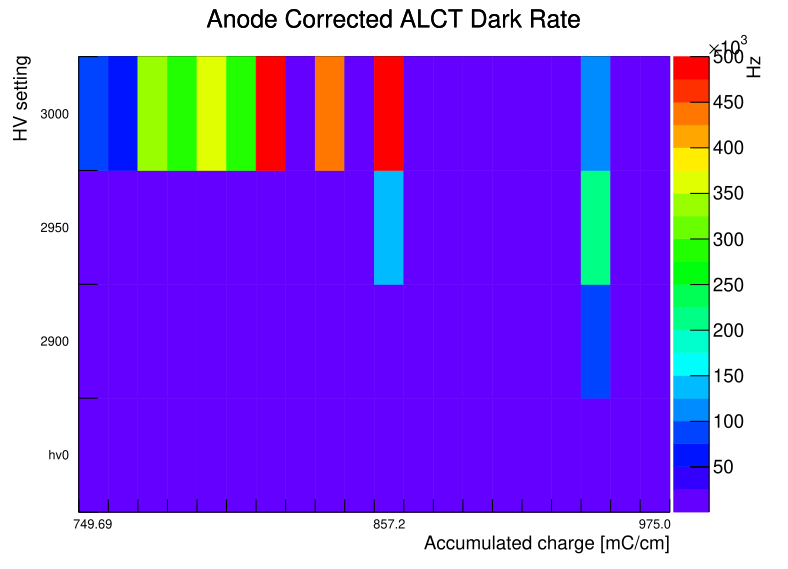

Recreate this plot in Python.
# python plot_2D_HV_darkrate_charge_test.py --tenpctzero --tmb0v me11_txt/TMB_0V_me11_2pct_new.txt --tmbhv0 me11_txt/TMB_HV0_me11_2pct_new.txt --data me11_txt/anode_me11_2pct_hv0.txt --chambtype 1 --name hv_alct_me11 --hv0file me11_corrroot/anode_me11_2pct_test.txt
import argparse, array
from ROOT import gROOT, TCanvas, TLegend, TGraphErrors, TDatime, TH2F, gStyle, kYellow, kCyan, kRed, kGreen, kOrange, kViolet, TMath, gPad, TFile, TPaletteAxis,TH2F
#from datetime import datetime
gStyle.SetOptStat(0)
gStyle.SetPalette(1)
from datetime import datetime


parser = argparse.ArgumentParser(description='plot TMB Dump results over time for a chosen CLCT. Input text files generated by dumping output of TMB_AG.py to text file. Before running this be sure to manually check input for errors in database or measurement outliers & remove/correct them accordingly. \n Please also ensure that each HV0 measurement has exactly one corresponding 0V measurement and vice versa.\n As of writing the goal is to look at measurements from Sept 2017 onwards.')
parser.add_argument('--clctnum', action='store', default=16, type=int, help=" Available numbers are 14-20 \n DEFAULT: 16")
parser.add_argument('--startdate', action='store', default="01 SEP 2015", type=str, help="Starting date: write as DD MTH YYYY where MTH is the 3 letter abbreviation for the month\n DEFAULT: 01 SEP 2017")
parser.add_argument('--timeplot', action='store_true', default=False, help="Plot with time as the x axis as opposed to charge\n DEFAULT: False")
parser.add_argument('--tenpctzero', action='store_true', help=" Plotting over the entire region of charge accumulation or just for 2 percent CF4\n DEFAULT: False")
parser.add_argument('--validatewithold', action='store_true',default = False, help=" For validating with Long Wang's Old Results\n DEFAULT: False")
parser.add_argument('--plotproblem', action='store_true', help=" Plot problem WG 5 in layer 5 me11 vs normal WG 4\n DEFAULT: False")
parser.add_argument('--plotcathodes', action='store_true', help="Show CFEB and CLCT plots or no\n DEFAULT: False")
parser.add_argument('--plotname', action='store', type=str, default='Sept17-Jun21', help="Name of output plots\n DEFAULT: Sept17-Jun21")
parser.add_argument('--test11compare', action='store_true', help="for comparing test 11 ALCT rates with TMB dump ALCT rates (By default this macro still uses test 11 to correct for noisy wg in layer 5 regardless of this value)\n DEFAULT: False")
parser.add_argument('--charges', action ='store', default='charges_me11_all.txt', type=str, help="list of charges - 'outfile' from getcharges.py\n DEFAULT: charges_me11_all.txt")
parser.add_argument('--DatHV0', action ='store', default='TMB_HV0_me11_all.txt', type=str, help="of HV0 TMB Dump measurements\n DEFAULT: TMB_HV0_me11_all.txt")
parser.add_argument('--Dat3000', action ='store', default='TMB_HV0_me11_all.txt', type=str, help="of HV0 TMB Dump measurements\n DEFAULT: TMB_HV0_me11_all.txt")
parser.add_argument('--Dat2950', action ='store', default='TMB_HV0_me11_all.txt', type=str, help="of HV0 TMB Dump measurements\n DEFAULT: TMB_HV0_me11_all.txt")
parser.add_argument('--Dat2900', action ='store', default='TMB_HV0_me11_all.txt', type=str, help="of HV0 TMB Dump measurements\n DEFAULT: TMB_HV0_me11_all.txt")
parser.add_argument('--Dat2800', action ='store', default='TMB_HV0_me11_all.txt', type=str, help="of HV0 TMB Dump measurements\n DEFAULT: TMB_HV0_me11_all.txt")
parser.add_argument('--Dat0V', action ='store', default='TMB_0V_me11_all.txt', type=str, help="list of 0V TMB Dump measurements\n DEFAULT: TMB_0V_me11_all.txt")
parser.add_argument('--DatT11', action ='store', default='anode_me11_all.txt', type=str, help="list of Test 11 measurements\n DEFAULT: anode_me11_all.txt")
parser.add_argument('--LowHV', action='store_true', default=False, help="HV scan for low HV(2800)")
args = parser.parse_args()

if args.tenpctzero:
    plus300 = True
else:
    plus300 = False

starttime = datetime.strptime(args.startdate, "%d %b %Y")
tmbdump_0v = []
tmbdump_hv0 = []
tmbdump_3000 = []
tmbdump_2950 = []
tmbdump_2900 = []
tmbdump_2800 = []
CLCT_NUM = args.clctnum - 5
numlines_0v = sum(1 for line in open(args.Dat0V))
numlines_hv0 = sum(1 for line in open(args.DatHV0))
numlines_3000 = sum(1 for line in open(args.Dat3000))
numlines_2950 = sum(1 for line in open(args.Dat2950))
numlines_2900 = sum(1 for line in open(args.Dat2900))
numlines_2800 = sum(1 for line in open(args.Dat2800))
rootfiles = []

with open(args.Dat0V, "r") as f0:
    for linenum, line in enumerate(f0):
        #skip preamble
        if linenum <= 5:
            continue
        #debug statement
        #if linenum == 15:
        #    break
        line_arr = []
        for index, item in enumerate(line.split()):
            #skip database number, comma and UTC time of measurement [included with date as single string], srcdwn, L1A, and comment
            #output vector will have [datime, HV, t[sec], 0ALCT, 13CLCT (aka the CFEB, which should sum all the values from the CLCTs), Input CLCT number, TMB]
            if index == 0 or index == 2 or index == 3 or index == 5 or index >= 17:
                continue
            #take only the chosen cfeb
            if index != CLCT_NUM and index > 8 and index <= 15:
                continue
            if index == 1:
                #keep date as a string
                datime = str(item + line.split()[2] + ' ' + line.split()[3])
                line_arr += [datime]
            elif index == 4:
                #Keep voltage setup as a string
                line_arr += [str(item)]
            else: 
                line_arr += [float(item)]
        tmbdump_0v += [line_arr]
    f0.close()

def GetTotalCorrectedRate(rootfilename):
    summedhits = 0
    corrections = 0
    rootfile = TFile(rootfilename, "read")
    for layernum in xrange(0,6):
        hname = str("ALCT/hNofAhitL["+str(layernum)+"][2]")
        hist = rootfile.Get(hname)
        if hist != 0:
            entries = hist.GetEntries()
            summedhits += entries
    hist2 = rootfile.Get("ALCT/hNofAhit[2]")
    for binnum in xrange(2, 8):
        NumOfLayers = binnum - 2
        NHits = hist2.GetBinContent(binnum)
        LayerCorrection = 0
        if NumOfLayers != 0:
            LayerCorrection = NHits * (NumOfLayers - 1) / NumOfLayers
        corrections += LayerCorrection
    CorrectedTotalRate = (summedhits - corrections) / 30
    rootfile.Close()
    return CorrectedTotalRate
with open(args.DatHV0, "r") as f1:
    for linenum, line in enumerate(f1):
        #skip preamble
        if linenum <= 5:
            continue
        #if linenum == 20 or linenum == 21 or linenum == 22:
        #    print line
        #if linenum == 15:
        #    break
        line_arr = []
        for index, item in enumerate(line.split()):
            #skip database number, comma and UTC time of measurement [included with date as single string], srcdwn, L1A, and comment
            #output vector will have [datime, HV, t[sec], 0ALCT, 13CLCT (aka the CFEB, which should sum all the values from the CLCTs), Chosen CLCT, TMB]
            if index == 0 or index == 2 or index == 3 or index == 5 or index >= 17:
                continue
            #take only the chosen cfeb
            if index != CLCT_NUM and index > 8 and index <= 15:
                continue
            if index == 1:
                #keep date as a string
                datime = str(item + line.split()[2] + ' ' + line.split()[3])
                line_arr += [datime]
            elif index == 4:
                #Keep voltage setup as a string
                line_arr += [str(item)]
            else: 
                #if (linenum == 20 or linenum == 21 or linenum == 22) and (index == 16 or index == 9 or index == 10):
                #    print titleline.split()[index-1]
                #    print item
                line_arr += [float(item)]
        tmbdump_hv0 += [line_arr]
    f1.close()
with open(args.Dat3000, "r") as f1:
    for linenum, line in enumerate(f1):
        #skip preamble
        if linenum <= 5:
            continue
        #if linenum == 20 or linenum == 21 or linenum == 22:
        #    print line
        #if linenum == 15:
        #    break
        line_arr = []
        for index, item in enumerate(line.split()):
            #skip database number, comma and UTC time of measurement [included with date as single string], srcdwn, L1A, and comment
            #output vector will have [datime, HV, t[sec], 0ALCT, 13CLCT (aka the CFEB, which should sum all the values from the CLCTs), Chosen CLCT, TMB]
            if index == 0 or index == 2 or index == 3 or index == 5 or index >= 17:
                continue
            #take only the chosen cfeb
            if index != CLCT_NUM and index > 8 and index <= 15:
                continue
            if index == 1:
                #keep date as a string
                datime = str(item + line.split()[2] + ' ' + line.split()[3])
                line_arr += [datime]
            elif index == 4:
                #Keep voltage setup as a string
                line_arr += [str(item)]
            else: 
                #if (linenum == 20 or linenum == 21 or linenum == 22) and (index == 16 or index == 9 or index == 10):
                #    print titleline.split()[index-1]
                #    print item
                line_arr += [float(item)]
        tmbdump_3000 += [line_arr]
    f1.close()
with open(args.Dat2950, "r") as f1:
    for linenum, line in enumerate(f1):
        #skip preamble
        if linenum <= 5:
            continue
        #if linenum == 20 or linenum == 21 or linenum == 22:
        #    print line
        #if linenum == 15:
        #    break
        line_arr = []
        for index, item in enumerate(line.split()):
            #skip database number, comma and UTC time of measurement [included with date as single string], srcdwn, L1A, and comment
            #output vector will have [datime, HV, t[sec], 0ALCT, 13CLCT (aka the CFEB, which should sum all the values from the CLCTs), Chosen CLCT, TMB]
            if index == 0 or index == 2 or index == 3 or index == 5 or index >= 17:
                continue
            #take only the chosen cfeb
            if index != CLCT_NUM and index > 8 and index <= 15:
                continue
            if index == 1:
                #keep date as a string
                datime = str(item + line.split()[2] + ' ' + line.split()[3])
                line_arr += [datime]
            elif index == 4:
                #Keep voltage setup as a string
                line_arr += [str(item)]
            else: 
                #if (linenum == 20 or linenum == 21 or linenum == 22) and (index == 16 or index == 9 or index == 10):
                #    print titleline.split()[index-1]
                #    print item
                line_arr += [float(item)]
        tmbdump_2950 += [line_arr]
    f1.close()
with open(args.Dat2900, "r") as f1:
    for linenum, line in enumerate(f1):
        #skip preamble
        if linenum <= 5:
            continue
        #if linenum == 20 or linenum == 21 or linenum == 22:
        #    print line
        #if linenum == 15:
        #    break
        line_arr = []
        for index, item in enumerate(line.split()):
            #skip database number, comma and UTC time of measurement [included with date as single string], srcdwn, L1A, and comment
            #output vector will have [datime, HV, t[sec], 0ALCT, 13CLCT (aka the CFEB, which should sum all the values from the CLCTs), Chosen CLCT, TMB]
            if index == 0 or index == 2 or index == 3 or index == 5 or index >= 17:
                continue
            #take only the chosen cfeb
            if index != CLCT_NUM and index > 8 and index <= 15:
                continue
            if index == 1:
                #keep date as a string
                datime = str(item + line.split()[2] + ' ' + line.split()[3])
                line_arr += [datime]
            elif index == 4:
                #Keep voltage setup as a string
                line_arr += [str(item)]
            else: 
                #if (linenum == 20 or linenum == 21 or linenum == 22) and (index == 16 or index == 9 or index == 10):
                #    print titleline.split()[index-1]
                #    print item
                line_arr += [float(item)]
        tmbdump_2900 += [line_arr]
    f1.close()
with open(args.Dat2800, "r") as f1:
    for linenum, line in enumerate(f1):
        #skip preamble
        if linenum <= 5:
            continue
        #if linenum == 20 or linenum == 21 or linenum == 22:
        #    print line
        #if linenum == 15:
        #    break
        line_arr = []
        for index, item in enumerate(line.split()):
            #skip database number, comma and UTC time of measurement [included with date as single string], srcdwn, L1A, and comment
            #output vector will have [datime, HV, t[sec], 0ALCT, 13CLCT (aka the CFEB, which should sum all the values from the CLCTs), Chosen CLCT, TMB]
            if index == 0 or index == 2 or index == 3 or index == 5 or index >= 17:
                continue
            #take only the chosen cfeb
            if index != CLCT_NUM and index > 8 and index <= 15:
                continue
            if index == 1:
                #keep date as a string
                datime = str(item + line.split()[2] + ' ' + line.split()[3])
                line_arr += [datime]
            elif index == 4:
                #Keep voltage setup as a string
                line_arr += [str(item)]
            else: 
                #if (linenum == 20 or linenum == 21 or linenum == 22) and (index == 16 or index == 9 or index == 10):
                #    print titleline.split()[index-1]
                #    print item
                line_arr += [float(item)]
        tmbdump_2800 += [line_arr]
    f1.close()

if args.test11compare:
    t11fullCorralctrates = []
rootfiles = []
date = []
with open(args.DatT11, "r") as f1:
    for lnum, line in enumerate(f1):
        if lnum == 0: continue
        rootfiles += [str(line.split()[0])]
        date += [str(line.split()[2])]
        if args.test11compare:
            t11fullCorralctrates += [GetTotalCorrectedRate(rootfiles[-1])]
    f1.close()
corralcthv0=[]
corralct3000=[]
corralct2950=[]
corralct2900=[]
corralct2800=[]

for i in xrange(len(tmbdump_hv0)):
    pydt = datetime.strptime(tmbdump_hv0[i][0], "%d-%b-%Y, %H:%M:%S") 
    pydt_ = datetime.strptime(tmbdump_0v[i][0], "%d-%b-%Y, %H:%M:%S") 
    if (abs(pydt_-pydt).seconds/3600 > 24):
        print "Too large time difference between 0v and HV0 measurements at", tmbdump_hv0[i][0]
        quit()
    if pydt_ < starttime:
        continue
    thv0 = float(tmbdump_hv0[i][2])
    t0v = float(tmbdump_0v[i][2])
    if thv0 == 0 or t0v == 0:
        print "Time error for measurement at: ", tmbdump_0v[i][0]
        quit()
    alct = tmbdump_hv0[i][3]/thv0 - tmbdump_0v[i][3]/t0v
    t11file = TFile(rootfiles[i], "read")
    if args.test11compare:
        t11alct = t11fullCorralctrates[i]
        t11alct0 = t11file.Get("ALCT/hNofAhit[2]").GetBinContent(3)/30.0
    else:
        t11hist = t11file.Get("ALCT/hAhitL[4][1]")
        #The bad WG is 5, but histogram bins start counting from 1 (the first bin would be at zero) and in addition the WG start counting at 1 - with bin 1 left empty, so 2 is added to the desired wg to get the index.
        l5bad = t11hist.GetBinContent(7)/30
        l5good = t11hist.GetBinContent(8)/30
        corralct = alct - l5bad + l5good
        if args.plotcathodes:
            cfeb = tmbdump_hv0[i][4]/thv0 - tmbdump_0v[i][4]/t0v
            clct = tmbdump_hv0[i][5]/thv0 - tmbdump_0v[i][5]/t0v
    tmb = tmbdump_hv0[i][6]/thv0 - tmbdump_0v[i][6]/t0v
    corrtmb=tmb
    if corrtmb > corralct:
        corrtmb = corralct -50
    if corrtmb<0:
        corrtmb = corralct 
    if args.LowHV:
        corralct = alct
        corrtmb = tmb
    corralcthv0.append(corralct)
for i in xrange(len(tmbdump_3000)):
    pydt = datetime.strptime(tmbdump_3000[i][0], "%d-%b-%Y, %H:%M:%S") 
    pydt_ = datetime.strptime(tmbdump_0v[i][0], "%d-%b-%Y, %H:%M:%S") 
    if (abs(pydt_-pydt).seconds/3600 > 24):
        print "Too large time difference between 0v and 3000 measurements at", tmbdump_3000[i][0]
        quit()
    if pydt_ < starttime:
        continue
    t3000 = float(tmbdump_3000[i][2])
    t0v = float(tmbdump_0v[i][2])
    if t3000 == 0 or t0v == 0:
        print "Time error for measurement at: ", tmbdump_0v[i][0]
        quit()
    alct = tmbdump_3000[i][3]/t3000 - tmbdump_0v[i][3]/t0v
    t11file = TFile(rootfiles[i], "read")
    if args.test11compare:
        t11alct = t11fullCorralctrates[i]
        t11alct0 = t11file.Get("ALCT/hNofAhit[2]").GetBinContent(3)/30.0
    else:
        t11hist = t11file.Get("ALCT/hAhitL[4][1]")
        #The bad WG is 5, but histogram bins start counting from 1 (the first bin would be at zero) and in addition the WG start counting at 1 - with bin 1 left empty, so 2 is added to the desired wg to get the index.
        l5bad = t11hist.GetBinContent(7)/30
        l5good = t11hist.GetBinContent(8)/30
        corralct = alct - l5bad + l5good
        if args.plotcathodes:
            cfeb = tmbdump_3000[i][4]/t3000 - tmbdump_0v[i][4]/t0v
            clct = tmbdump_3000[i][5]/t3000 - tmbdump_0v[i][5]/t0v
    tmb = tmbdump_3000[i][6]/t3000 - tmbdump_0v[i][6]/t0v
    corrtmb=tmb
    if corrtmb > corralct:
        corrtmb = corralct -50
    if corrtmb<0:
        corrtmb = corralct 
    if args.LowHV:
        corralct = alct
        corrtmb = tmb
    corralct3000.append(corralct)
for i in xrange(len(tmbdump_2950)):
    pydt = datetime.strptime(tmbdump_2950[i][0], "%d-%b-%Y, %H:%M:%S") 
    pydt_ = datetime.strptime(tmbdump_0v[i][0], "%d-%b-%Y, %H:%M:%S") 
    if (abs(pydt_-pydt).seconds/3600 > 24):
        print "Too large time difference between 0v and 2950 measurements at", tmbdump_2950[i][0]
        quit()
    if pydt_ < starttime:
        continue
    t2950 = float(tmbdump_2950[i][2])
    t0v = float(tmbdump_0v[i][2])
    if t2950 == 0 or t0v == 0:
        print "Time error for measurement at: ", tmbdump_0v[i][0]
        quit()
    alct = tmbdump_2950[i][3]/t2950 - tmbdump_0v[i][3]/t0v
    t11file = TFile(rootfiles[i], "read")
    if args.test11compare:
        t11alct = t11fullCorralctrates[i]
        t11alct0 = t11file.Get("ALCT/hNofAhit[2]").GetBinContent(3)/30.0
    else:
        t11hist = t11file.Get("ALCT/hAhitL[4][1]")
        #The bad WG is 5, but histogram bins start counting from 1 (the first bin would be at zero) and in addition the WG start counting at 1 - with bin 1 left empty, so 2 is added to the desired wg to get the index.
        l5bad = t11hist.GetBinContent(7)/30
        l5good = t11hist.GetBinContent(8)/30
        corralct = alct - l5bad + l5good
        if args.plotcathodes:
            cfeb = tmbdump_2950[i][4]/t2950 - tmbdump_0v[i][4]/t0v
            clct = tmbdump_2950[i][5]/t2950 - tmbdump_0v[i][5]/t0v
    tmb = tmbdump_2950[i][6]/t2950 - tmbdump_0v[i][6]/t0v
    corrtmb=tmb
    if corrtmb > corralct:
        corrtmb = corralct -50
    if corrtmb<0:
        corrtmb = corralct 
    if args.LowHV:
        corralct = alct
        corrtmb = tmb
    corralct2950.append(corralct)

for i in xrange(len(tmbdump_2900)):
    pydt = datetime.strptime(tmbdump_2900[i][0], "%d-%b-%Y, %H:%M:%S") 
    pydt_ = datetime.strptime(tmbdump_0v[i][0], "%d-%b-%Y, %H:%M:%S") 
    if (abs(pydt_-pydt).seconds/3600 > 24):
        print "Too large time difference between 0v and 2900 measurements at", tmbdump_2900[i][0]
        quit()
    if pydt_ < starttime:
        continue
    t2900 = float(tmbdump_2900[i][2])
    t0v = float(tmbdump_0v[i][2])
    if t2900 == 0 or t0v == 0:
        print "Time error for measurement at: ", tmbdump_0v[i][0]
        quit()
    alct = tmbdump_2900[i][3]/t2900 - tmbdump_0v[i][3]/t0v
    t11file = TFile(rootfiles[i], "read")
    if args.test11compare:
        t11alct = t11fullCorralctrates[i]
        t11alct0 = t11file.Get("ALCT/hNofAhit[2]").GetBinContent(3)/30.0
    else:
        t11hist = t11file.Get("ALCT/hAhitL[4][1]")
        #The bad WG is 5, but histogram bins start counting from 1 (the first bin would be at zero) and in addition the WG start counting at 1 - with bin 1 left empty, so 2 is added to the desired wg to get the index.
        l5bad = t11hist.GetBinContent(7)/30
        l5good = t11hist.GetBinContent(8)/30
        corralct = alct - l5bad + l5good
        if args.plotcathodes:
            cfeb = tmbdump_2900[i][4]/t2900 - tmbdump_0v[i][4]/t0v
            clct = tmbdump_2900[i][5]/t2900 - tmbdump_0v[i][5]/t0v
    tmb = tmbdump_2900[i][6]/t2900 - tmbdump_0v[i][6]/t0v
    corrtmb=tmb
    if corrtmb > corralct:
        corrtmb = corralct -50
    if corrtmb<0:
        corrtmb = corralct 
    if args.LowHV:
        corralct = alct
        corrtmb = tmb
    corralct2900.append(corralct)
for i in xrange(len(tmbdump_2800)):
    pydt = datetime.strptime(tmbdump_2800[i][0], "%d-%b-%Y, %H:%M:%S") 
    pydt_ = datetime.strptime(tmbdump_0v[i][0], "%d-%b-%Y, %H:%M:%S") 
    if (abs(pydt_-pydt).seconds/3600 > 24):
        print "Too large time difference between 0v and 2800 measurements at", tmbdump_2800[i][0]
        quit()
    if pydt_ < starttime:
        continue
    t2800 = float(tmbdump_2800[i][2])
    t0v = float(tmbdump_0v[i][2])
    if t2800 == 0 or t0v == 0:
        print "Time error for measurement at: ", tmbdump_0v[i][0]
        quit()
    alct = tmbdump_2800[i][3]/t2800 - tmbdump_0v[i][3]/t0v
    t11file = TFile(rootfiles[i], "read")
    if args.test11compare:
        t11alct = t11fullCorralctrates[i]
        t11alct0 = t11file.Get("ALCT/hNofAhit[2]").GetBinContent(3)/30.0
    else:
        t11hist = t11file.Get("ALCT/hAhitL[4][1]")
        #The bad WG is 5, but histogram bins start counting from 1 (the first bin would be at zero) and in addition the WG start counting at 1 - with bin 1 left empty, so 2 is added to the desired wg to get the index.
        l5bad = t11hist.GetBinContent(7)/30
        l5good = t11hist.GetBinContent(8)/30
        corralct = alct - l5bad + l5good
        if args.plotcathodes:
            cfeb = tmbdump_2800[i][4]/t2800 - tmbdump_0v[i][4]/t0v
            clct = tmbdump_2800[i][5]/t2800 - tmbdump_0v[i][5]/t0v
    tmb = tmbdump_2800[i][6]/t2800 - tmbdump_0v[i][6]/t0v
    corrtmb=tmb
    corralct2800.append(alct)

qtot = []
# importing charge data for me11 - check with time consistency already done by getcharges.py
with open(args.charges, "r") as f2:
    for linenum, line in enumerate(f2):
        if args.tenpctzero:
            qtot += [float(line)+0]
        else:
            qtot += [float(line)]
    f2.close()
if len(qtot) != len(tmbdump_0v):
    print "ERROR: mismatch in number of charge measurements and number of TMB dump measurements"
    print "TMB: ", len(tmbdump_0v)
    print "Charge: ", len(qtot)
    quit()


corralct_lists = [corralcthv0, corralct2900, corralct2950, corralct3000]
y_labels = ["hv0", "2900", "2950", "3000"]

nX = len(qtot)
nY = len(corralct_lists)

c = TCanvas("c", "c", 800, 600)

h2 = TH2F("h2", "Anode Corrected ALCT Dark Rate; Accumulated charge [mC/cm]; HV setting", nX, 0, nX, nY, 0, nY)

for iy, y_index in enumerate(range(nY)):
    for ix, x_index in enumerate(range(nX)):
        z = corralct_lists[iy][ix]
        h2.SetBinContent(ix + 1, iy + 1, z)

for ix, label in enumerate(qtot):
    if ix in [0, len(qtot)//2, len(qtot)-1]: 
        h2.GetXaxis().SetBinLabel(ix + 1, str(label))
    else:
        h2.GetXaxis().SetBinLabel(ix + 1, "")

for iy, label in enumerate(y_labels):
    h2.GetYaxis().SetBinLabel(iy + 1, label)
gPad.SetRightMargin(0.15)  

gStyle.SetOptStat(0)
gStyle.SetPalette(1) 
h2.GetXaxis().LabelsOption("h")
h2.SetMinimum(500)
# h2.SetMaximum(5000)
h2.SetMaximum(500000)
h2.GetZaxis().SetTitle("Hz")

h2.Draw("COLZ")  
c.SaveAs("HVscan.pdf")
